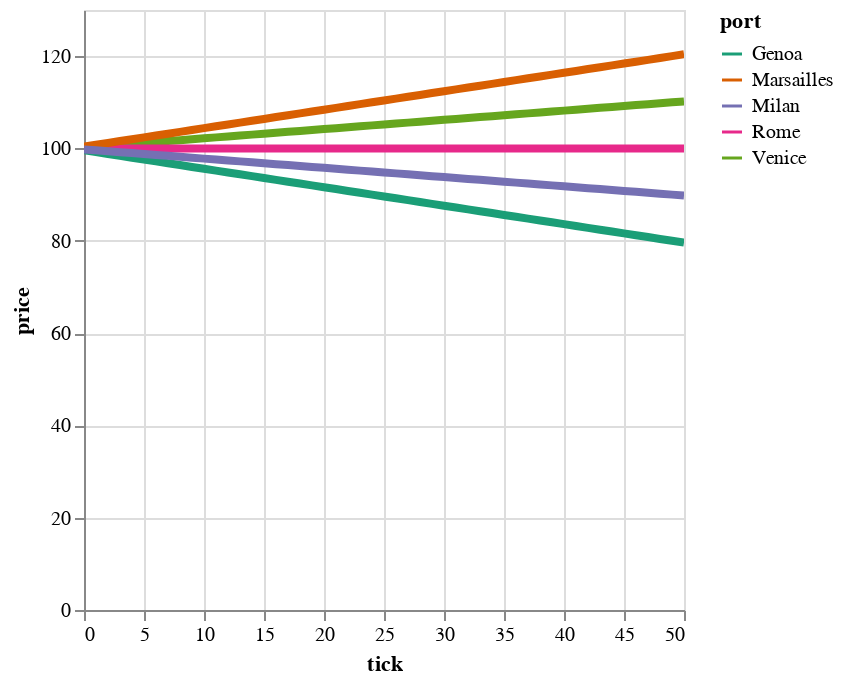

The code cell stored with this chart in its notebook:
### Code cell
## Where would prices have been if agents didn't trade?
# x = b._inputFormat( agents = agents, ports=ports, edges= edges, opts=b._opts(ticks=100))
def no_agent_markets(input_format) -> pl.DataFrame:
    input_format['agents'] = []
    no_agent_history = simrs.run(input_format)
    (_, _, no_agent_markets,_) = tabular(no_agent_history)
    return no_agent_markets.select(pl.exclude("pricer"))

plot_prices_by_port(no_agent_markets(x))

### Figure 1 — Vega-Lite specification as saved in the notebook (floating-point values rounded to 4 significant figures; data arrays with more than 128 entries replaced by an {"elided": "..."} marker saying what was removed)
{"config": {"view": {"continuousWidth": 300, "continuousHeight": 300}}, "data": {"name": "data-4329265fae0da057fac9fc322417a014"}, "mark": {"type": "line", "size": 4}, "encoding": {"color": {"field": "port", "scale": {"scheme": "dark2"}, "type": "ordinal"}, "x": {"field": "tick", "type": "quantitative"}, "y": {"field": "price", "type": "quantitative"}}, "params": [{"name": "param_7", "select": {"type": "interval", "encodings": ["x", "y"]}, "bind": "scales"}], "transform": [{"loess": "price", "on": "tick", "bandwidth": 0.5, "groupby": ["port"]}], "$schema": "https://vega.github.io/schema/vega-lite/v5.8.0.json", "datasets": {"data-4329265fae0da057fac9fc322417a014": {"elided": "255 records"}}}
